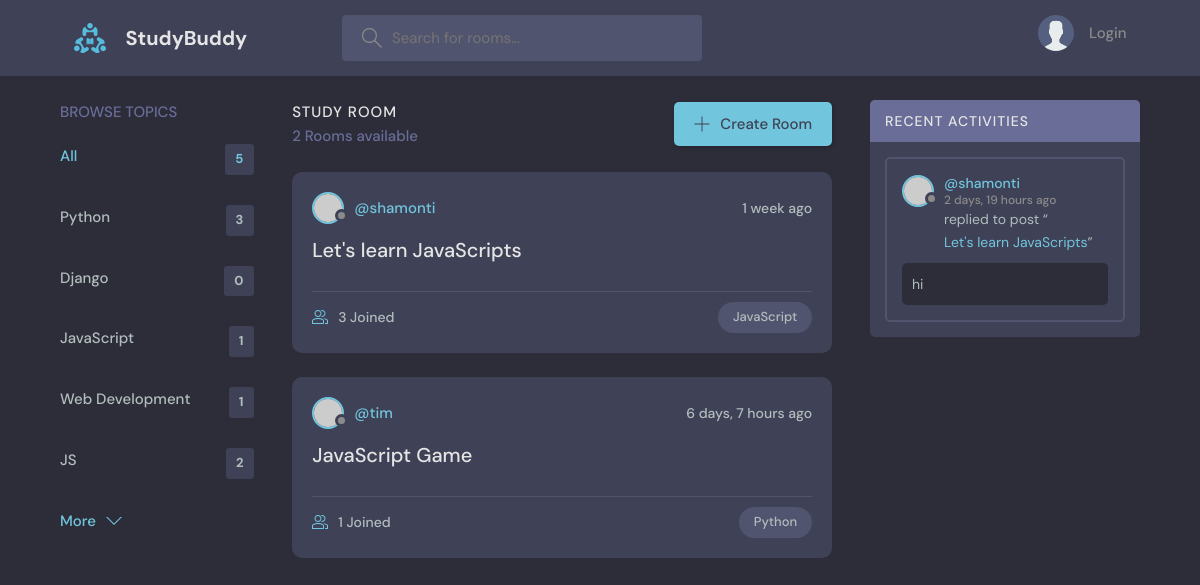
Page /?q=Java on the earlier database version.
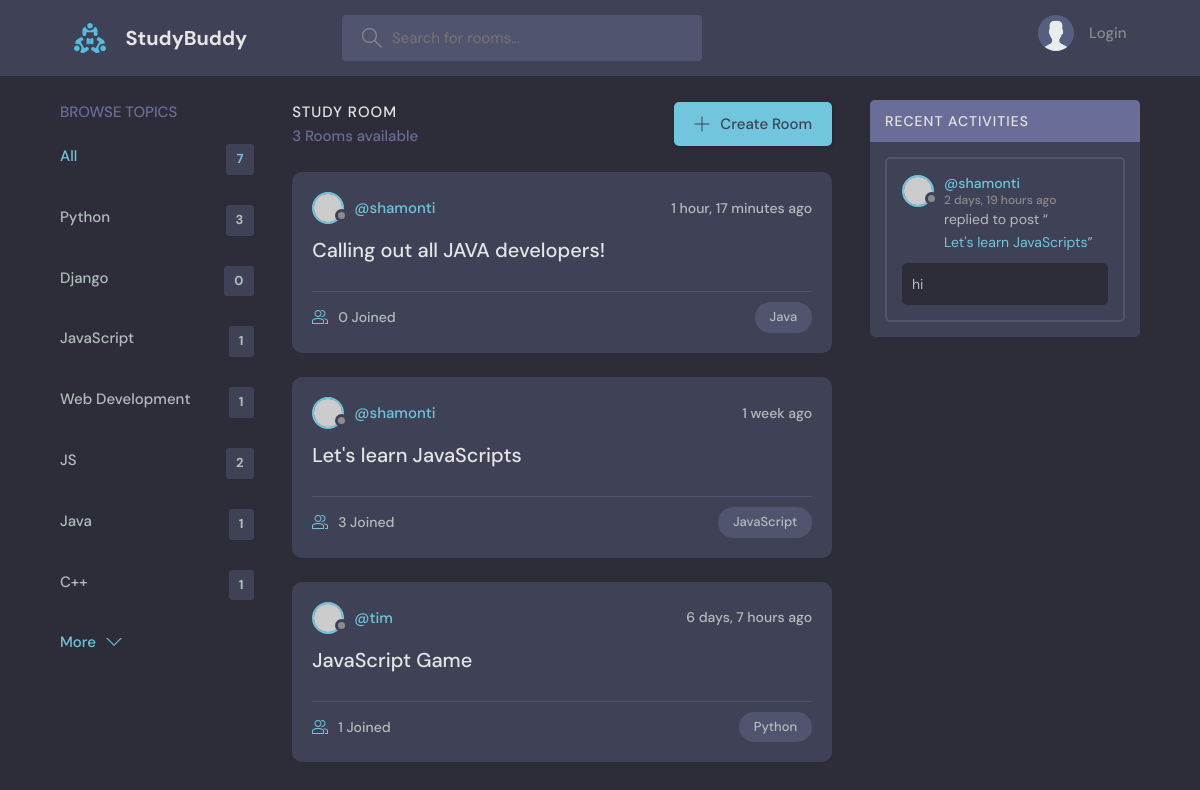
Same page on the later database version.
### base/models.py (models this page shows, shortened)
class Topic(models.Model):
    name = models.CharField(max_length=200)

class Room(models.Model):
    host = models.ForeignKey(User, on_delete=models.SET_NULL, null=True)
    topic = models.ForeignKey(Topic, on_delete=models.SET_NULL, null=True)
    name = models.CharField(max_length=200)
    description = models.TextField(null=True, blank=True)
    participants = models.ManyToManyField(User, related_name='participants', blank=True)
    updated = models.DateTimeField(auto_now=True)
    created = models.DateTimeField(auto_now_add=True)
    class Meta:
        ordering = ['-updated', '-created']
    def __str__(self):
        return self.name

class Message(models.Model):
    user = models.ForeignKey(User, on_delete=models.CASCADE)
    room = models.ForeignKey(Room, on_delete=models.CASCADE)
    body = models.TextField()
    updated = models.DateTimeField(auto_now=True)
    created = models.DateTimeField(auto_now_add=True)
    class Meta:
        ordering = ['-updated', '-created']
    def __str__(self):
        return self.body[0:50]

### base/views.py (the view)
# urls.py: path('', views.home, name='home'),
def home(request):
    q = request.GET.get('q') if request.GET.get('q') != None else ''
    rooms = Room.objects.filter(Q(topic__name__icontains = q) |
                                Q(name__icontains = q) |
                                Q(description__icontains = q)
                                )
    room_count = rooms.count()
    room_messages = Message.objects.filter(Q(room__topic__name__icontains = q))
    topics = Topic.objects.all()
    context = {'rooms': rooms, 'topics': topics, 'room_count': room_count, 'room_messages': room_messages}
    return render(request, 'base/home.html', context)

### base/templates/base/home.html (shortened to what this page needs)
{% extends "main.html" %}
{% block content %}
<main class="layout layout--3">
      <div class="container">
        {% include "base/topics_component.html" %}
        <div class="roomList">
          <div class="roomList__header">
            <div>
              <h2>Study Room</h2>
              <p>{{room_count}} Rooms available</p>
            </div>
            <a class="btn btn--main" href="{% url "create-room" %}">
              <svg version="1.1" xmlns="http://www.w3.org/2000/svg" width="32" height="32" viewBox="0 0 32 32">
                <title>add</title>
                <path
                  d="M16.943 0.943h-1.885v14.115h-14.115v1.885h14.115v14.115h1.885v-14.115h14.115v-1.885h-14.115v-14.115z"
                ></path>
              </svg>
              Create Room
            </a>
          </div>
        {% include "base/feed_component.html" %}
        </div>
        {% include "base/activity_component.html" %}
      </div>
</main>
{% endblock content %}

### base/templates/base/topics_component.html
<div class="topics">
  <div class="topics__header">
    <h2>Browse Topics</h2>
  </div>
  <ul class="topics__list">
    <li>
      <a href="{% url "home" %}" class="active">All <span>{{topics.count}}</span></a>
    </li>
    {% for topic in topics %}
    <li>
      <a href="{% url "home" %}?q={{topic.name}}">{{topic.name}} <span>{{topic.room_set.all.count}}</span></a>
    </li>
    {% endfor %}
  </ul>
  <a class="btn btn--link" href="topics.html">
    More
    <svg version="1.1" xmlns="http://www.w3.org/2000/svg" width="32" height="32" viewBox="0 0 32 32">
      <title>chevron-down</title>
      <path d="M16 21l-13-13h-3l16 16 16-16h-3l-13 13z"></path>
    </svg>
  </a>
</div>

### base/templates/base/feed_component.html (shortened to what this page needs)
  {% for room in rooms %}
  <div class="roomListRoom">
    <div class="roomListRoom__header">
      {% if room.host %}
      <a href="{% url "user-profile" room.host.id %}" class="roomListRoom__author">
      {% else %}
      <span>Unknown host</span>
      {% endif %}
        <div class="avatar avatar--small">
          <img src="https://randomuser.me/api/portraits/women/11.jpg" />
        </div>
        <span>@{{room.host.username}}</span>
      </a>
      <div class="roomListRoom__actions">
        <span>{{room.created|timesince}} ago</span>
      </div>
    </div>
    <div class="roomListRoom__content">
      <a href="{% url "room" room.id %}">{{room.name}}</a>
    </div>
    <div class="roomListRoom__meta">
      <a href="{% url "room" room.id %}" class="roomListRoom__joined">
        {{room.participants.count}} Joined
      </a>
      <p class="roomListRoom__topic">{{room.topic.name}}</p>
    </div>
  </div>
  {% endfor %}

### base/templates/base/activity_component.html (shortened to what this page needs)
<div class="activities">
  <div class="activities__header">
    <h2>Recent Activities</h2>
  </div>
  {% for message in room_messages %}
  <div class="activities__box">
    <div class="activities__boxHeader roomListRoom__header">
      <a href="{% url "user-profile" message.user.id %}" class="roomListRoom__author">
        <div class="avatar avatar--small">
          <img src="https://randomuser.me/api/portraits/women/11.jpg" />
        </div>
        <p>
          @{{message.user}}
          <span>{{message.created|timesince}} ago</span>
        </p>
      </a>
    </div>
    <div class="activities__boxContent">
      <p>replied to post “<a href="{% url "room" message.room.id %}">{{message.room}}</a>”</p>
      <div class="activities__boxRoomContent">
        {{message}}
      </div>
    </div>
  </div>
  {% endfor %}
</div>

Differences in the rows shown:
added Topic: name "Java", room_set.all.count "1"
added Topic: name "C++", room_set.all.count "1"
added Room: host.username "shamonti", created "1 hour, 17 minutes", name "Calling out all JAVA developers!", participants.count "0", topic.name "Java"
Other differences:
{{ topics.count }}: "5" → "7"
{{ room_count }}: "2" → "3"
